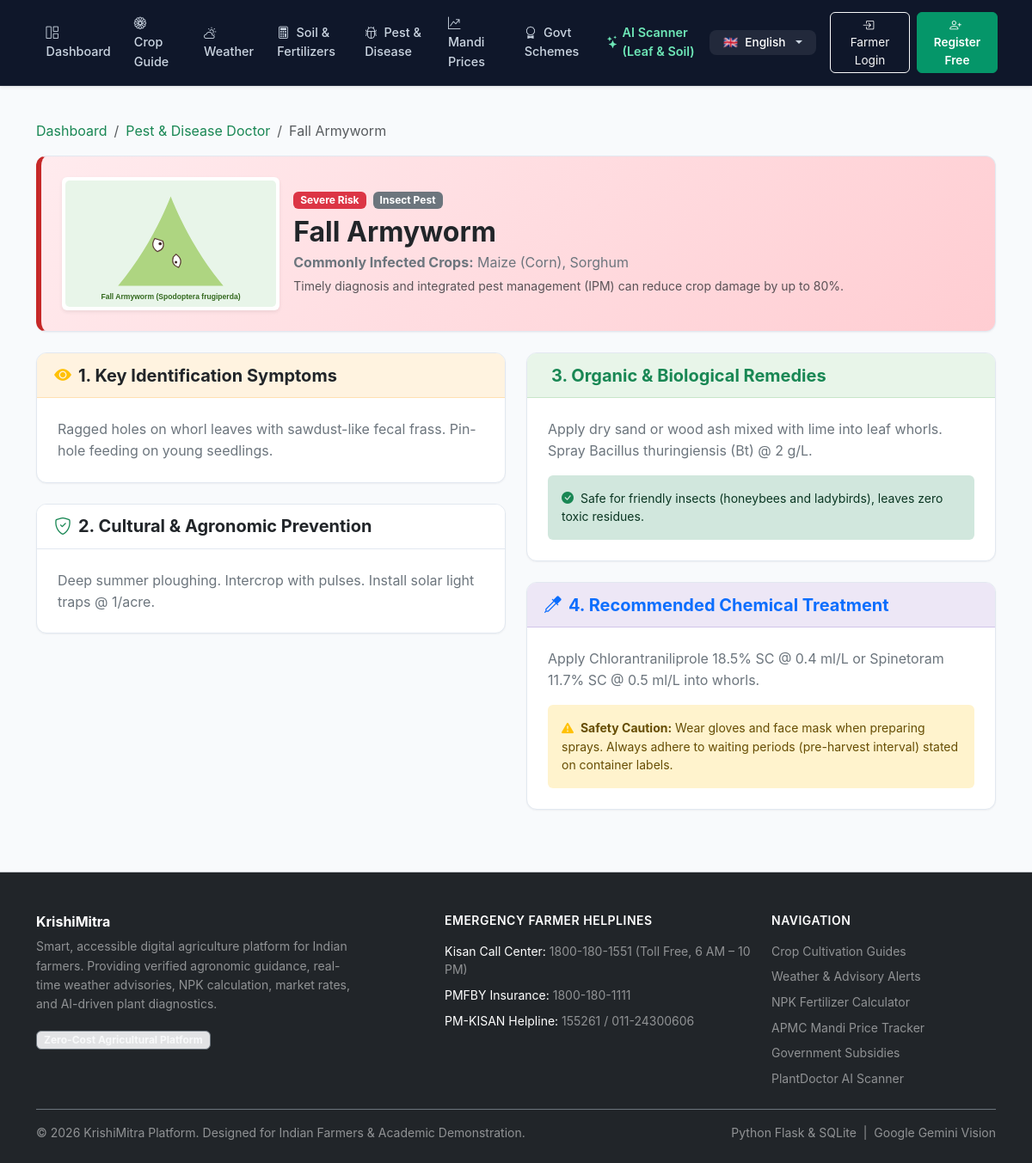
The app's page /diseases/13 with its own data.
### tables this page shows
CREATE TABLE diseases_pests (
    id INTEGER PRIMARY KEY AUTOINCREMENT,
    name TEXT NOT NULL,
    type TEXT NOT NULL,            -- Fungal, Bacterial, Viral, Insect Pest
    affected_crops TEXT NOT NULL,
    symptoms TEXT NOT NULL,
    prevention TEXT NOT NULL,
    organic_treatment TEXT NOT NULL,
    chemical_treatment TEXT NOT NULL,
    severity TEXT NOT NULL DEFAULT 'Moderate',
    image_url TEXT
);

### app/routes/diseases.py (the view)
@diseases_bp.route('/<int:item_id>')
def detail(item_id):
    db = get_db()
    item = db.execute("SELECT * FROM diseases_pests WHERE id = ?", (item_id,)).fetchone()
    if not item:
        return "Disease/Pest record not found", 404
    return render_template('diseases/detail.html', item=item)

### app/database/db.py (called while the page is built, shortened)
def get_db():
    if 'db' not in g:
        db_url = current_app.config.get('DATABASE_URL') or os.environ.get('DATABASE_URL')
        db_path = current_app.config.get('DATABASE', 'krishimitra.db')
        conn = sqlite3.connect(db_path)
        conn.row_factory = sqlite3.Row
        g.db = conn
        g.db_backend = 'sqlite'
    return g.db

### app/translations/languages.py (called while the page is built)
def get_translation(key: str, lang: str = 'en') -> str:
    if not lang or lang not in SUPPORTED_LANGUAGES:
        lang = 'en'
    entry = TRANSLATIONS.get(key)
    if not entry:
        return key
    return entry.get(lang, entry.get('en', key))

### app/templates/diseases/detail.html (shortened to what this page needs)
{% extends "base.html" %}
{% block content %}
<div class="container py-4">
  <nav aria-label="breadcrumb" class="mb-3">
    <ol class="breadcrumb">
      <li class="breadcrumb-item"><a href="{{ url_for('main.dashboard') }}" class="text-success text-decoration-none">Dashboard</a></li>
      <li class="breadcrumb-item"><a href="{{ url_for('diseases.index') }}" class="text-success text-decoration-none">Pest & Disease Doctor</a></li>
      <li class="breadcrumb-item active" aria-current="page">{{ item['name'] }}</li>
    </ol>
  </nav>
  <div class="farm-card p-4 mb-4" style="background: linear-gradient(135deg, #ffebee 0%, #ffcdd2 100%); border-left: 6px solid #c62828;">
    <div class="row align-items-center g-3">
      <div class="col-md-3 text-center">
        <img src="{{ item['image_url'] }}" alt="{{ item['name'] }}" class="img-fluid rounded shadow-sm bg-white p-1" style="max-height: 180px;">
      </div>
      <div class="col-md-9">
        <div class="d-flex flex-wrap gap-2 mb-2">
          <span class="badge bg-danger text-white px-2 py-1">{{ item['severity'] }} Risk</span>
          <span class="badge bg-secondary text-white px-2 py-1">{{ item['type'] }}</span>
        </div>
        <h2 class="fw-bold text-dark mb-1">{{ item['name'] }}</h2>
        <p class="text-secondary mb-1">
          <strong>Commonly Infected Crops:</strong> {{ item['affected_crops'] }}
        </p>
        <p class="small text-muted mb-0">
          Timely diagnosis and integrated pest management (IPM) can reduce crop damage by up to 80%.
        </p>
      </div>
    </div>
  </div>
  <div class="row g-4">
    <div class="col-lg-6">
      <div class="farm-card mb-4">
        <div class="card-header-agri" style="background-color: #fff3e0; border-color: #ffe0b2;">
          <h5 class="fw-bold mb-0 text-dark"><i class="bi bi-eye-fill me-2 text-warning"></i>1. Key Identification Symptoms</h5>
        </div>
        <div class="p-4">
          <p class="text-secondary leading-relaxed mb-0">{{ item['symptoms'] }}</p>
        </div>
      </div>
      <div class="farm-card">
        <div class="card-header-agri">
          <h5 class="fw-bold mb-0 text-dark"><i class="bi bi-shield-check me-2 text-success"></i>2. Cultural & Agronomic Prevention</h5>
        </div>
        <div class="p-4">
          <p class="text-secondary leading-relaxed mb-0">{{ item['prevention'] }}</p>
        </div>
      </div>
    </div>
    <div class="col-lg-6">
      <div class="farm-card mb-4">
        <div class="card-header-agri" style="background-color: #e8f5e9; border-color: #c8e6c9;">
          <h5 class="fw-bold mb-0 text-success">3. Organic & Biological Remedies</h5>
        </div>
        <div class="p-4">
          <p class="text-secondary leading-relaxed mb-3">{{ item['organic_treatment'] }}</p>
          <div class="alert alert-success border-0 small mb-0">
            <i class="bi bi-check-circle-fill text-success me-1"></i>
            Safe for friendly insects (honeybees and ladybirds), leaves zero toxic residues.
          </div>
        </div>
      </div>
      <div class="farm-card">
        <div class="card-header-agri" style="background-color: #ede7f6; border-color: #d1c4e9;">
          <h5 class="fw-bold mb-0 text-primary"><i class="bi bi-eyedropper me-2 text-primary"></i>4. Recommended Chemical Treatment</h5>
        </div>
        <div class="p-4">
          <p class="text-secondary leading-relaxed mb-3">{{ item['chemical_treatment'] }}</p>
          <div class="alert alert-warning border-0 small mb-0">
            <i class="bi bi-exclamation-triangle-fill text-warning me-1"></i>
            <strong>Safety Caution:</strong> Wear gloves and face mask when preparing sprays. Always adhere to waiting periods (pre-harvest interval) stated on container labels.
          </div>
        </div>
      </div>
    </div>
  </div>
</div>
{% endblock %}

### app/static/css/style.css (style rules this page uses)
body { top: 0px !important; }
:root { --primary-green: #059669; --primary-dark: #047857; --primary-light: #10b981; --primary-subtle: #ecfdf5; --primary-border: #a7f3d0; --bg-app: #f8fafc; --surface-card: #ffffff; --surface-muted: #f1f5f9; --text-main: #0f172a; --text-secondary: #475569; --text-muted: #94a3b8; --border-light: #e2e8f0; --border-focus: #059669; --accent-amber: #d97706; --accent-amber-subtle: #fffbeb; --accent-red: #dc2626; --accent-blue: #2563eb; --shadow-sm: 0 1px 2px 0 rgb(15 23 42 / 0.05); --shadow-md: 0 4px 6px -1px rgb(15 23 42 / 0.07), 0 2px 4px -2px rgb(15 23 42 / 0.05); --shadow-lg: 0 10px 15px -3px rgb(15 23 42 / 0.08), 0 4px 6px -4px rgb(15 23 42 / 0.04); }
body { font-family: -apple-system, BlinkMacSystemFont, "Plus Jakarta Sans", "Inter", "Segoe UI", Roboto, sans-serif; background-color: var(--bg-app); color: var(--text-main); min-height: 100vh; display: flex; flex-direction: column; line-height: 1.55; -webkit-font-smoothing: antialiased; }
.farm-card { background: var(--surface-card); border: 1px solid var(--border-light); border-radius: 12px; box-shadow: var(--shadow-sm); transition: border-color 0.2s ease, box-shadow 0.2s ease; overflow: hidden; }
.card-header-agri { background-color: #ffffff; border-bottom: 1px solid var(--border-light); color: var(--text-main); font-weight: 600; font-size: 0.95rem; padding: 0.85rem 1.25rem; }

### records on screen
diseases_pests: name "Fall Armyworm", image_url (picture), severity "Severe", type "Insect Pest", affected_crops "Maize (Corn), Sorghum", symptoms "Ragged holes on whorl leaves with sawdust-like fecal frass. Pin-hole feeding on young seedlings.", prevention "Deep summer ploughing. Intercrop with pulses. Install solar light traps @ 1/acre.", organic_treatment "Apply dry sand or wood ash mixed with lime into leaf whorls. Spray Bacillus thuringiensis (Bt) @ 2 g/L.", chemical_treatment "Apply Chlorantraniliprole 18.5% SC @ 0.4 ml/L or Spinetoram 11.7% SC @ 0.5 ml/L into whorls."

### other values on screen
{{ t('nav_dashboard') }} "Dashboard"
{{ t('nav_crops') }} "Crop Guide"
{{ t('nav_weather') }} "Weather"
{{ t('nav_soil') }} "Soil & Fertilizers"
{{ t('nav_diseases') }} "Pest & Disease"
{{ t('nav_market') }} "Mandi Prices"
{{ t('nav_schemes') }} "Govt Schemes"
{{ t('nav_plantdoctor') }} "AI Scanner (Leaf & Soil)"
{{ t('nav_login') }} "Farmer Login"
{{ t('nav_register') }} "Register Free"
